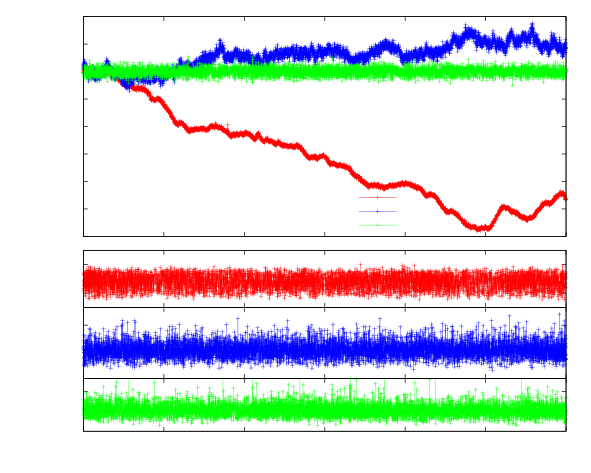

Here is the gnuplot script that generated this plot:
clear
reset
file = "laserstabilitaet_b_alles"
datafile1 = '../dat/laserstabilitaet_b_freilaufend.dat'
datafile2 = '../dat/laserstabilitaet_b_iScan.dat'
datafile3 = '../dat/laserstabilitaet_b_iScan+FOL.dat'

starttime1 = 436513456
starttime2 = 488507320
starttime3 = 497432425

set term push
set term epslatex color 10 size 15cm, 12cm
set out sprintf('%s.tex',file)
set multiplot


#set fit errorvariables
#set dummy f
#f(x)=a*x+b
#b=14
#a=0.02
#fit f(x) datafile using 1:2:3 via a,b
#set label 1 sprintf('$\chi^2_{\mathrm{red}} = %.4f$',FIT_WSSR/FIT_NDF) at graph 0.90, 0.90


set origin 0, 0.5
set size 1, 0.5
set bmargin 0
set lmargin 10
set key bottom left
unset xlabel
set format x ""
#set xlabel 'Zeit [min]'
set ylabel 'relative Frequenz [MHz]'
set samples 100000
set xrange [0:120]
plot datafile1 using (($1-starttime1)/60000):4 title 'freilaufend' with linespoints lc 1 pt 1 lt 1, \
datafile2 using (($1-starttime2)/60000):4 title '\textit{iScan}-stabilisiert' with linespoints lc 3 pt 1 lt 1, \
datafile3 using (($1-starttime3)/60000):4 title '\textit{iScan}+FOL-stabilisiert' with linespoints lc 2 pt 1 lt 1


set origin 0, 0.35
set size 1, 0.15
set tmargin 1
unset key
unset xlabel
unset ylabel
set ytic 0.5,0.5,1.5
set samples 100000
set xrange [0:120]
set yrange [0:2]
plot datafile1 using (($1-starttime1)/60000):2 title 'freilaufend' with linespoints lc 1


set origin 0, 0.2
set size 1, 0.15
set tmargin 0
unset xlabel
set ylabel 'Jitter [MHz]' 1,0
set samples 100000
set xrange [0:120]
set yrange [0:2]
plot datafile2 using (($1-starttime2)/60000):2 title '\textit{iScan}-stabilisiert' with linespoints lc 3


set origin 0, 0.0
set size 1, 0.2
set bmargin 3
set format x "%g"
set xlabel 'Zeit [min]'
unset ylabel
set samples 100000
set xrange [0:120]
set yrange [0:2]
plot datafile3 using (($1-starttime3)/60000):2 title '\textit{iScan}+FOL-stabilisiert' with linespoints lc 2

unset multiplot
unset out
